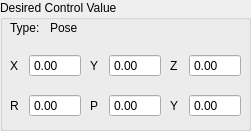
  <widget class="QGroupBox" name="groupBox_3">
   <property name="geometry">
    <rect>
     <x>10</x>
     <y>50</y>
     <width>251</width>
     <height>131</height>
    </rect>
   </property>
   <property name="title">
    <string>Desired Control Value</string>
   </property>
   <widget class="QWidget" name="layoutWidget_14">
    <property name="geometry">
     <rect>
      <x>10</x>
      <y>50</y>
      <width>71</width>
      <height>31</height>
     </rect>
    </property>
    <layout class="QGridLayout" name="gridLayout_19">
     <item row="0" column="1">
      <widget class="QDoubleSpinBox" name="x_value">
       <property name="sizePolicy">
        <sizepolicy hsizetype="Fixed" vsizetype="Fixed">
         <horstretch>0</horstretch>
         <verstretch>0</verstretch>
        </sizepolicy>
       </property>
       <property name="readOnly">
        <bool>true</bool>
       </property>
       <property name="buttonSymbols">
        <enum>QAbstractSpinBox::NoButtons</enum>
       </property>
       <property name="minimum">
        <double>-100.000000000000000</double>
       </property>
       <property name="maximum">
        <double>100.000000000000000</double>
       </property>
      </widget>
     </item>
     <item row="0" column="0">
      <widget class="QLabel" name="x_label">
       <property name="sizePolicy">
        <sizepolicy hsizetype="Minimum" vsizetype="Preferred">
         <horstretch>0</horstretch>
         <verstretch>0</verstretch>
        </sizepolicy>
       </property>
       <property name="text">
        <string>X</string>
       </property>
      </widget>
     </item>
    </layout>
   </widget>
   <widget class="QWidget" name="layoutWidget_15">
    <property name="geometry">
     <rect>
      <x>10</x>
      <y>90</y>
      <width>71</width>
      <height>31</height>
     </rect>
    </property>
    <layout class="QGridLayout" name="gridLayout_20">
     <item row="0" column="1">
      <widget class="QDoubleSpinBox" name="roll_value">
       <property name="sizePolicy">
        <sizepolicy hsizetype="Fixed" vsizetype="Fixed">
         <horstretch>0</horstretch>
         <verstretch>0</verstretch>
        </sizepolicy>
       </property>
       <property name="readOnly">
        <bool>true</bool>
       </property>
       <property name="buttonSymbols">
        <enum>QAbstractSpinBox::NoButtons</enum>
       </property>
       <property name="minimum">
        <double>-360.000000000000000</double>
       </property>
       <property name="maximum">
        <double>360.000000000000000</double>
       </property>
      </widget>
     </item>
     <item row="0" column="0">
      <widget class="QLabel" name="roll_label">
       <property name="sizePolicy">
        <sizepolicy hsizetype="Minimum" vsizetype="Preferred">
         <horstretch>0</horstretch>
         <verstretch>0</verstretch>
        </sizepolicy>
       </property>
       <property name="text">
        <string>R</string>
       </property>
      </widget>
     </item>
    </layout>
   </widget>
   <widget class="QWidget" name="layoutWidget_16">
    <property name="geometry">
     <rect>
      <x>90</x>
      <y>50</y>
      <width>71</width>
      <height>31</height>
     </rect>
    </property>
    <layout class="QGridLayout" name="gridLayout_21">
     <item row="0" column="1">
      <widget class="QDoubleSpinBox" name="y_value">
       <property name="sizePolicy">
        <sizepolicy hsizetype="Fixed" vsizetype="Fixed">
         <horstretch>0</horstretch>
         <verstretch>0</verstretch>
        </sizepolicy>
       </property>
       <property name="readOnly">
        <bool>true</bool>
       </property>
       <property name="buttonSymbols">
        <enum>QAbstractSpinBox::NoButtons</enum>
       </property>
       <property name="minimum">
        <double>-100.000000000000000</double>
       </property>
       <property name="maximum">
        <double>100.000000000000000</double>
       </property>
      </widget>
     </item>
     <item row="0" column="0">
      <widget class="QLabel" name="y_label">
       <property name="sizePolicy">
        <sizepolicy hsizetype="Minimum" vsizetype="Preferred">
         <horstretch>0</horstretch>
         <verstretch>0</verstretch>
        </sizepolicy>
       </property>
       <property name="text">
        <string>Y</string>
       </property>
      </widget>
     </item>
    </layout>
   </widget>
   <widget class="QWidget" name="layoutWidget_17">
    <property name="geometry">
     <rect>
      <x>170</x>
      <y>50</y>
      <width>71</width>
      <height>31</height>
     </rect>
    </property>
    <layout class="QGridLayout" name="gridLayout_22">
     <item row="0" column="1">
      <widget class="QDoubleSpinBox" name="z_value">
       <property name="sizePolicy">
        <sizepolicy hsizetype="Fixed" vsizetype="Fixed">
         <horstretch>0</horstretch>
         <verstretch>0</verstretch>
        </sizepolicy>
       </property>
       <property name="readOnly">
        <bool>true</bool>
       </property>
       <property name="buttonSymbols">
        <enum>QAbstractSpinBox::NoButtons</enum>
       </property>
       <property name="minimum">
        <double>-100.000000000000000</double>
       </property>
       <property name="maximum">
        <double>100.000000000000000</double>
       </property>
      </widget>
     </item>
     <item row="0" column="0">
      <widget class="QLabel" name="z_label">
       <property name="sizePolicy">
        <sizepolicy hsizetype="Minimum" vsizetype="Preferred">
         <horstretch>0</horstretch>
         <verstretch>0</verstretch>
        </sizepolicy>
       </property>
       <property name="text">
        <string>Z</string>
       </property>
      </widget>
     </item>
    </layout>
   </widget>
   <widget class="QWidget" name="layoutWidget_18">
    <property name="geometry">
     <rect>
      <x>90</x>
      <y>90</y>
      <width>71</width>
      <height>31</height>
     </rect>
    </property>
    <layout class="QGridLayout" name="gridLayout_23">
     <item row="0" column="1">
      <widget class="QDoubleSpinBox" name="pitch_value">
       <property name="sizePolicy">
        <sizepolicy hsizetype="Fixed" vsizetype="Fixed">
         <horstretch>0</horstretch>
         <verstretch>0</verstretch>
        </sizepolicy>
       </property>
       <property name="readOnly">
        <bool>true</bool>
       </property>
       <property name="buttonSymbols">
        <enum>QAbstractSpinBox::NoButtons</enum>
       </property>
       <property name="minimum">
        <double>-360.000000000000000</double>
       </property>
       <property name="maximum">
        <double>360.000000000000000</double>
       </property>
      </widget>
     </item>
     <item row="0" column="0">
      <widget class="QLabel" name="pitch_label">
       <property name="sizePolicy">
        <sizepolicy hsizetype="Minimum" vsizetype="Preferred">
         <horstretch>0</horstretch>
         <verstretch>0</verstretch>
        </sizepolicy>
       </property>
       <property name="text">
        <string>P</string>
       </property>
      </widget>
     </item>
    </layout>
   </widget>
   <widget class="QWidget" name="layoutWidget_19">
    <property name="geometry">
     <rect>
      <x>170</x>
      <y>90</y>
      <width>71</width>
      <height>31</height>
     </rect>
    </property>
    <layout class="QGridLayout" name="gridLayout_24">
     <item row="0" column="1">
      <widget class="QDoubleSpinBox" name="yaw_value">
       <property name="sizePolicy">
        <sizepolicy hsizetype="Fixed" vsizetype="Fixed">
         <horstretch>0</horstretch>
         <verstretch>0</verstretch>
        </sizepolicy>
       </property>
       <property name="readOnly">
        <bool>true</bool>
       </property>
       <property name="buttonSymbols">
        <enum>QAbstractSpinBox::NoButtons</enum>
       </property>
       <property name="minimum">
        <double>-360.000000000000000</double>
       </property>
       <property name="maximum">
        <double>360.000000000000000</double>
       </property>
      </widget>
     </item>
     <item row="0" column="0">
      <widget class="QLabel" name="yaw_label">
       <property name="sizePolicy">
        <sizepolicy hsizetype="Minimum" vsizetype="Preferred">
         <horstretch>0</horstretch>
         <verstretch>0</verstretch>
        </sizepolicy>
       </property>
       <property name="text">
        <string>Y</string>
       </property>
      </widget>
     </item>
    </layout>
   </widget>
   <widget class="QLabel" name="label">
    <property name="geometry">
     <rect>
      <x>10</x>
      <y>20</y>
      <width>31</width>
      <height>16</height>
     </rect>
    </property>
    <property name="text">
     <string>Type:</string>
    </property>
   </widget>
   <widget class="QLabel" name="controls_type_label">
    <property name="geometry">
     <rect>
      <x>50</x>
      <y>20</y>
      <width>121</width>
      <height>16</height>
     </rect>
    </property>
    <property name="text">
     <string>Pose</string>
    </property>
   </widget>
  </widget>
